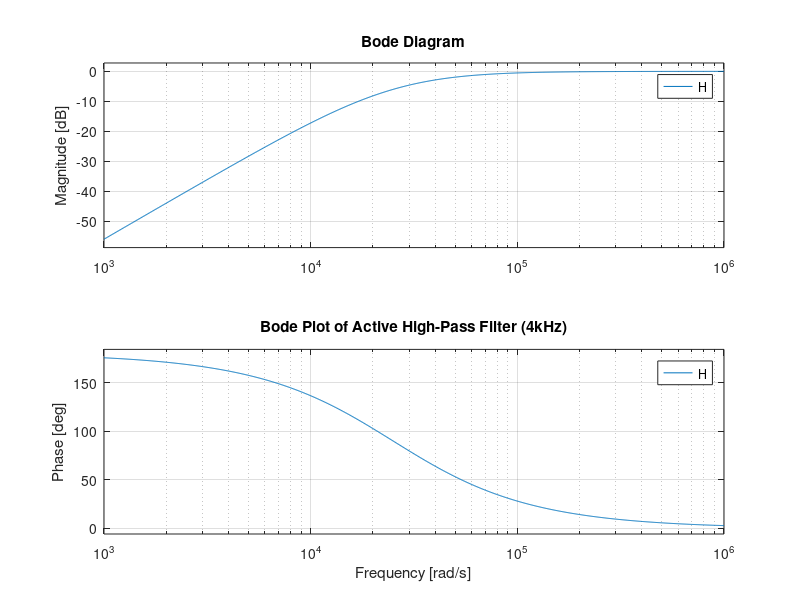

Here is the MATLAB script that generated this plot: (Note: this script raises an error after producing the figure.)
clc; 
clear; 
close all;


R1 = 400;   % 400Ω
R2 = 400;   % 400Ω
R3 = 10e3;  % 10kΩ (For Op-Amp feedback)
R4 = 10e3;  % 10kΩ (For Op-Amp feedback)
C1 = 0.1e-6; % 0.1µF (100nF)
C2 = 0.1e-6; % 0.1µF (100nF)

%  Cutoff Frequency (f_c)
fc = 1 / (2 * pi * sqrt(R1 * R2 * C1 * C2));
fprintf('Cutoff Frequency: %.2f Hz\n', fc);

%  (Laplace Domain)
s = tf('s');
H = (R1 * R2 * C1 * C2 * s^2) / (R1 * R2 * C1 * C2 * s^2 + (R1 + R2) * C1 * s + 1);

% Plot Bode Plot (Magnitude & Phase Response)
figure;
bode(H);
grid on;
title('Bode Plot of Active High-Pass Filter (4kHz)');

% Frequency Response (Magnitude Plot)
figure;
freqs([R1 * R2 * C1 * C2, 0, 0], [R1 * R2 * C1 * C2, (R1 + R2) * C1, 1]);
grid on;
title('Frequency Response of Active High-Pass Filter (4kHz)');

% Step Response
figure;
step(H);
grid on;
title('Step Response of Active High-Pass Filter (4kHz)');
